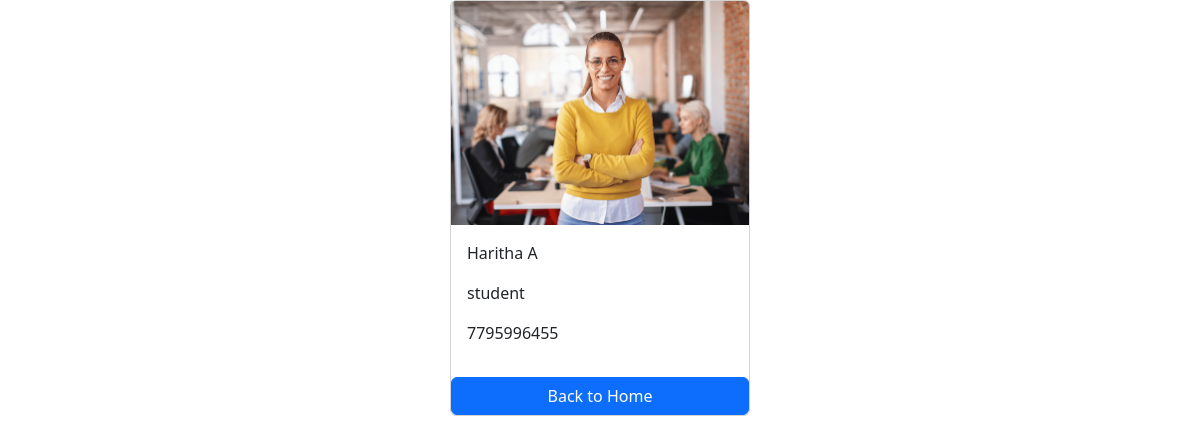
Page /employees/9/ on the committed database.
### salary/models.py (models this page shows, shortened)
class Employee(models.Model):
    first_name=models.CharField(max_length=100)
    last_name=models.CharField(max_length=100)
    image=models.ImageField(upload_to='images')
    designation=models.CharField(max_length=100)
    email_address=models.EmailField(max_length=100,unique=True)
    phone_number=models.CharField(max_length=10,blank=True)

### salary/views.py (the view)
# urls.py: path('<int:pk>/',views.details,name='details')
def details(requist,pk):
    employee=get_object_or_404(Employee,pk=pk)
    context={
        'employee':employee
    }
    return render(requist,'details.html',context)

### templates/details.html (shortened to what this page needs)
<!DOCTYPE html>
<html lang="en">
<head>
    <link href="https://cdn.jsdelivr.net/npm/bootstrap@5.3.2/dist/css/bootstrap.min.css" rel="stylesheet">
</head>
<body>
    <div class="container">
        <div class="card mx-auto" style="width:300px">
            <img src="{{employee.image.url}}" class="card-img-top" alt="">
            <div class="card-body">
                <p>{{employee.first_name}} {{employee.last_name}}</p>
                <p>{{employee.designation}}</p>
                <p>{{employee.phone_number}}</p>
            </div>
            <a href="{% url 'home' %}" class="btn btn-primary">Back to Home</a>
        </div>
    </div>
</body>
</html>

### rows in the picture
Employee: image (picture), first_name "Haritha", last_name "A", designation "student", phone_number "7795996455"
